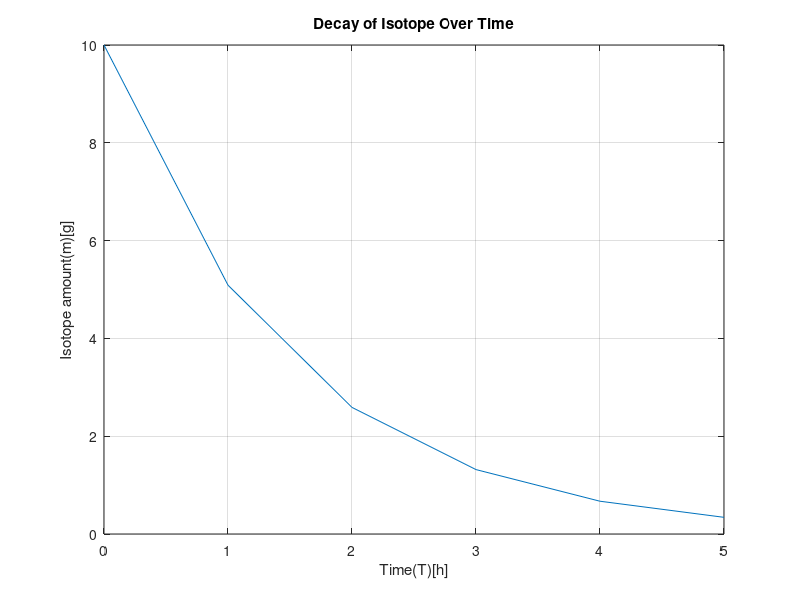

MATLAB code for this plot:
%{

Name: Nghia Lam 
ID: 1001699317

Chapter 17 In Class Assignment 24

Ci = initial amount (m)[g]
k = hours (T)[h]
T = Time (T)[h]

Cf = final amount (m)[g]

%}
clc 
clear

%Time[h]
T = [0 1 2 3 4 5];
k = 1.48;

%Amount of grams of Isotope[g]
Ci = 10;

%Looping for isot
for i = 1:1:6
    Cf(i) = Ci*exp((-T(i))/k);
end

plot(T,Cf)
title('Decay of Isotope Over Time')
xlabel('Time(T)[h]')
ylabel('Isotope amount(m)[g]')
grid on

axis([0 5 0 10])






